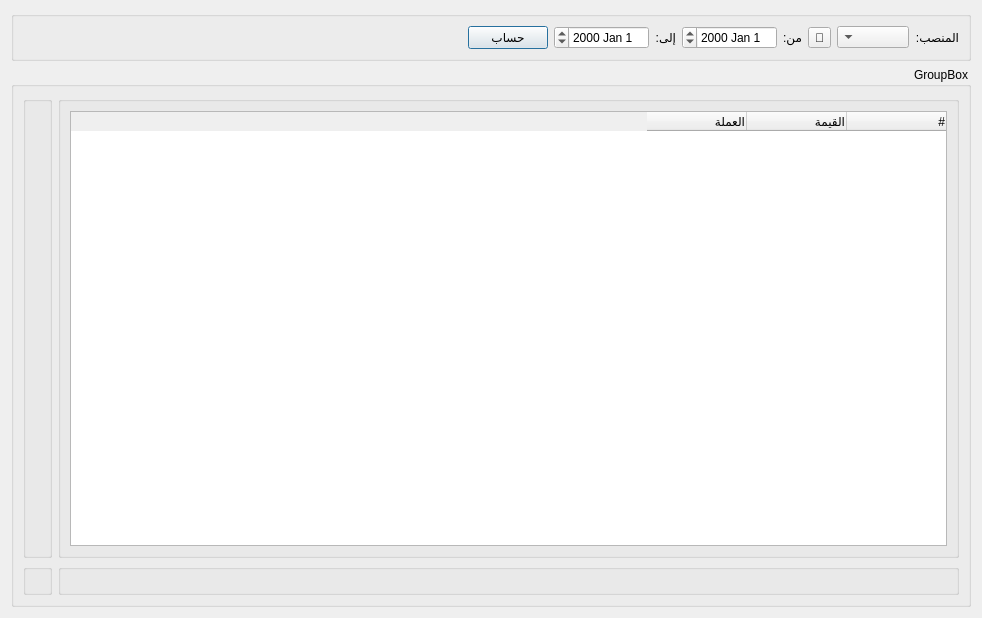
<?xml version="1.0" encoding="UTF-8"?>
<ui version="4.0">
 <class>Position_Report</class>
 <widget class="QDialog" name="Position_Report">
  <property name="windowModality">
   <enum>Qt::WindowModal</enum>
  </property>
  <property name="geometry">
   <rect>
    <x>0</x>
    <y>0</y>
    <width>982</width>
    <height>618</height>
   </rect>
  </property>
  <property name="minimumSize">
   <size>
    <width>0</width>
    <height>0</height>
   </size>
  </property>
  <property name="maximumSize">
   <size>
    <width>1686786</width>
    <height>1686786</height>
   </size>
  </property>
  <property name="windowTitle">
   <string>تقرير منصب</string>
  </property>
  <property name="windowIcon">
   <iconset>
    <normaloff>icons/coin_dollar.png</normaloff>icons/coin_dollar.png</iconset>
  </property>
  <property name="layoutDirection">
   <enum>Qt::RightToLeft</enum>
  </property>
  <property name="modal">
   <bool>true</bool>
  </property>
  <layout class="QGridLayout" name="gridLayout_2">
   <item row="0" column="0" colspan="2">
    <widget class="QGroupBox" name="groupBox">
     <property name="maximumSize">
      <size>
       <width>16777215</width>
       <height>50</height>
      </size>
     </property>
     <property name="layoutDirection">
      <enum>Qt::RightToLeft</enum>
     </property>
     <property name="title">
      <string/>
     </property>
     <layout class="QGridLayout" name="gridLayout">
      <item row="0" column="5">
       <widget class="QLabel" name="label_2">
        <property name="text">
         <string>إلى:</string>
        </property>
       </widget>
      </item>
      <item row="0" column="0">
       <widget class="QLabel" name="label_3">
        <property name="maximumSize">
         <size>
          <width>50</width>
          <height>16777215</height>
         </size>
        </property>
        <property name="text">
         <string>المنصب:</string>
        </property>
       </widget>
      </item>
      <item row="0" column="4">
       <widget class="QDateEdit" name="from_date"/>
      </item>
      <item row="0" column="8">
       <spacer name="horizontalSpacer_3">
        <property name="orientation">
         <enum>Qt::Horizontal</enum>
        </property>
        <property name="sizeHint" stdset="0">
         <size>
          <width>343</width>
          <height>20</height>
         </size>
        </property>
       </spacer>
      </item>
      <item row="0" column="1">
       <widget class="QComboBox" name="position_combobox"/>
      </item>
      <item row="0" column="7">
       <widget class="QPushButton" name="calculate_btn">
        <property name="text">
         <string>حساب</string>
        </property>
       </widget>
      </item>
      <item row="0" column="3">
       <widget class="QLabel" name="label">
        <property name="maximumSize">
         <size>
          <width>50</width>
          <height>16777215</height>
         </size>
        </property>
        <property name="text">
         <string>من:</string>
        </property>
       </widget>
      </item>
      <item row="0" column="6">
       <widget class="QDateEdit" name="to_date"/>
      </item>
      <item row="0" column="2">
       <widget class="QToolButton" name="select_position_btn">
        <property name="text">
         <string>🔎</string>
        </property>
       </widget>
      </item>
     </layout>
    </widget>
   </item>
   <item row="1" column="0" colspan="2">
    <widget class="QGroupBox" name="groupBox_2">
     <property name="layoutDirection">
      <enum>Qt::RightToLeft</enum>
     </property>
     <property name="title">
      <string>GroupBox</string>
     </property>
     <layout class="QGridLayout" name="gridLayout_3">
      <item row="1" column="3">
       <widget class="QGroupBox" name="salary_change_chart">
        <property name="title">
         <string/>
        </property>
       </widget>
      </item>
      <item row="0" column="3">
       <widget class="QGroupBox" name="avg_salary_chart">
        <property name="title">
         <string/>
        </property>
       </widget>
      </item>
      <item row="0" column="0">
       <widget class="QGroupBox" name="department_info">
        <property name="layoutDirection">
         <enum>Qt::RightToLeft</enum>
        </property>
        <property name="title">
         <string/>
        </property>
        <layout class="QGridLayout" name="gridLayout_4">
         <item row="0" column="0">
          <widget class="QTableWidget" name="tableWidget">
           <column>
            <property name="text">
             <string>#</string>
            </property>
            <property name="textAlignment">
             <set>AlignTrailing|AlignVCenter</set>
            </property>
           </column>
           <column>
            <property name="text">
             <string>القيمة</string>
            </property>
            <property name="textAlignment">
             <set>AlignTrailing|AlignVCenter</set>
            </property>
           </column>
           <column>
            <property name="text">
             <string>العملة</string>
            </property>
            <property name="textAlignment">
             <set>AlignTrailing|AlignVCenter</set>
            </property>
           </column>
          </widget>
         </item>
        </layout>
       </widget>
      </item>
      <item row="1" column="0">
       <widget class="QGroupBox" name="employee_num_chart">
        <property name="title">
         <string/>
        </property>
       </widget>
      </item>
     </layout>
    </widget>
   </item>
  </layout>
 </widget>
 <resources/>
 <connections/>
</ui>
